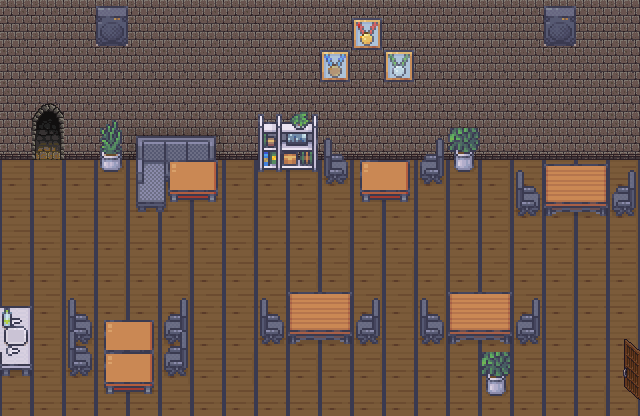

Below is a game level as drawn by its tile map, then a one-line description and the .tmx file that defines it, in full:
An orthogonal 20x13 tile map with 32x32 px tiles, 7 tile layers (floorLayer, wallLayer, obstuctionLayer, doorLayer, ...), 6 tilesets and 2 objects (end, start).

<map version="1.9" tiledversion="1.9.2" orientation="orthogonal" renderorder="right-down" width="20" height="13" tilewidth="32" tileheight="32" infinite="0" nextlayerid="14" nextobjectid="18">
 <editorsettings>
  <export target="firstFloorLeft.tmj" format="json" />
 </editorsettings>
 <tileset firstgid="1" name="Castle2" tilewidth="32" tileheight="32" tilecount="256" columns="16">
  <image source="Castle2.png" width="512" height="512" />
  <tile id="87">
   <properties>
    <property name="wall" type="bool" value="true" />
   </properties>
  </tile>
 </tileset>
 <tileset firstgid="257" name="defimon3" tilewidth="32" tileheight="32" tilecount="848" columns="16">
  <image source="defimon3.png" width="512" height="1696" />
 </tileset>
 <tileset firstgid="1105" name="Kitchen_32x32" tilewidth="32" tileheight="32" tilecount="784" columns="16">
  <image source="Kitchen_32x32.png" width="512" height="1568" />
 </tileset>
 <tileset firstgid="1889" name="Music_and_sport_32x32" tilewidth="32" tileheight="32" tilecount="768" columns="16">
  <image source="Music_and_sport_32x32.png" width="512" height="1536" />
 </tileset>
 <tileset firstgid="2657" name="doors" tilewidth="32" tileheight="32" tilecount="204" columns="12">
  <image source="doors.png" width="384" height="544" />
 </tileset>
 <tileset firstgid="2861" name="collectibles_32x32" tilewidth="32" tileheight="32" tilecount="16" columns="4">
  <image source="collectibles_32x32.png" width="128" height="128" />
 </tileset>
 <layer id="1" name="floorLayer" width="20" height="13">
  <data encoding="csv">
0,0,0,0,0,0,0,0,0,0,0,0,0,0,0,0,0,0,0,0,
0,0,0,0,0,0,0,0,0,0,0,0,0,0,0,0,0,0,0,0,
0,0,0,0,0,0,0,0,0,0,0,0,0,0,0,0,0,0,0,0,
0,102,0,0,0,0,0,0,0,0,0,0,0,0,0,0,0,0,0,0,
0,118,0,0,0,0,0,0,0,0,0,0,0,0,0,0,0,0,0,0,
1199,1200,1199,1200,1199,1200,1199,1200,1199,1200,1199,1200,1199,1200,1199,1200,1199,1200,1199,1200,
1199,1200,1199,1200,1199,1200,1199,1200,1199,1200,1199,1200,1199,1200,1199,1200,1199,1200,1199,1200,
1199,1200,1199,1200,1199,1200,1199,1200,1199,1199,1200,1200,1199,1200,1199,1200,1199,1200,1199,1200,
1199,1200,1199,1200,1199,1200,1199,1199,1199,1200,1200,1200,1200,1200,1199,1200,1199,1200,1199,1200,
1199,1200,1199,1200,1199,1200,1199,1199,1199,1199,1200,1200,1200,1200,1199,1200,1199,1200,1199,1200,
1199,1200,1199,1200,1199,1200,1199,1199,1199,1199,1199,1199,1199,1200,1199,1200,1199,1200,1199,1200,
1199,1200,1199,1200,1200,1200,1199,1200,1199,1200,1199,1200,1199,1200,1199,1200,1199,1199,1199,1199,
1199,1199,1199,1199,1199,1199,1199,1199,1199,1199,1199,1199,1199,1199,1199,1199,1199,1199,1200,1200
</data>
 </layer>
 <layer id="7" name="wallLayer" width="20" height="13">
  <data encoding="csv">
88,88,88,88,88,88,88,88,88,88,88,88,88,88,88,88,88,88,88,88,
88,88,88,88,88,88,88,88,88,88,88,88,88,88,88,88,88,88,88,88,
88,88,88,88,88,88,88,88,88,88,88,88,88,88,88,88,88,88,88,88,
88,0,88,88,88,88,88,88,88,88,88,88,88,88,88,88,88,88,88,88,
104,0,104,104,104,104,104,104,104,104,104,104,104,104,104,104,104,104,104,104,
0,0,0,0,0,0,0,0,0,0,0,0,0,0,0,0,0,0,0,0,
0,0,0,0,0,0,0,0,0,0,0,0,0,0,0,0,0,0,0,0,
0,0,0,0,0,0,0,0,0,0,0,0,0,0,0,0,0,0,0,0,
0,0,0,0,0,0,0,0,0,0,0,0,0,0,0,0,0,0,0,0,
0,0,0,0,0,0,0,0,0,0,0,0,0,0,0,0,0,0,0,0,
0,0,0,0,0,0,0,0,0,0,0,0,0,0,0,0,0,0,0,0,
0,0,0,0,0,0,0,0,0,0,0,0,0,0,0,0,0,0,0,0,
0,0,0,0,0,0,0,0,0,0,0,0,0,0,0,0,0,0,0,0
</data>
 </layer>
 <objectgroup id="4" name="summonLayer">
  <object id="9" name="end" x="621" y="385">
   <point />
  </object>
  <object id="14" name="start" x="64" y="176">
   <point />
  </object>
 </objectgroup>
 <layer id="8" name="obstuctionLayer" width="20" height="13">
  <data encoding="csv">
0,0,0,0,0,0,0,0,0,0,0,2244,0,0,0,0,0,0,0,0,
0,0,0,0,0,0,0,0,0,0,2245,2260,2246,0,0,0,0,0,0,0,
0,0,0,0,0,0,0,0,0,0,2261,0,2262,0,0,0,0,0,0,0,
0,0,0,0,0,0,0,0,0,0,0,0,0,0,0,0,0,0,0,0,
0,0,0,0,579,580,581,0,0,0,390,0,0,2147484038,0,0,0,0,0,0,
0,0,0,0,595,596,597,0,0,0,406,0,0,2147484054,0,0,0,0,0,0,
0,0,0,0,0,0,0,0,0,0,0,0,0,0,0,0,0,0,0,0,
0,0,0,0,0,0,0,0,0,0,0,0,0,0,0,0,0,0,0,0,
0,0,0,0,0,0,0,0,0,0,0,0,0,0,0,0,0,0,0,0,
330,0,390,0,0,2147484038,0,0,0,0,0,0,0,0,0,0,0,0,0,0,
346,0,406,0,0,2147484054,0,0,0,0,0,0,0,0,0,0,0,0,0,0,
374,0,0,0,0,0,0,0,0,0,0,0,0,0,0,0,0,0,0,0,
0,0,0,0,0,0,0,0,0,0,0,0,0,0,0,0,0,0,0,0
</data>
 </layer>
 <layer id="6" name="doorLayer" width="20" height="13">
  <data encoding="csv">
0,0,0,0,0,0,0,0,0,0,0,0,0,0,0,0,0,0,0,0,
0,0,0,0,0,0,0,0,0,0,0,0,0,0,0,0,0,0,0,0,
0,0,0,0,0,0,0,0,0,0,0,0,0,0,0,0,0,0,0,0,
0,0,0,0,0,0,0,0,0,0,0,0,0,0,0,0,0,0,0,0,
0,0,0,0,0,0,0,0,0,0,0,0,0,0,0,0,0,0,0,0,
0,0,0,0,0,0,0,0,0,0,0,0,0,0,0,0,0,0,0,0,
0,0,0,0,0,0,0,0,0,0,0,0,0,0,0,0,0,0,0,0,
0,0,0,0,0,0,0,0,0,0,0,0,0,0,0,0,0,0,0,0,
0,0,0,0,0,0,0,0,0,0,0,0,0,0,0,0,0,0,0,0,
0,0,0,0,0,0,0,0,0,0,0,0,0,0,0,0,0,0,0,0,
0,0,0,0,0,0,0,0,0,0,0,0,0,0,0,0,0,0,0,2147486342,
0,0,0,0,0,0,0,0,0,0,0,0,0,0,0,0,0,0,0,2147486354,
0,0,0,0,0,0,0,0,0,0,0,0,0,0,0,0,0,0,0,2147486366
</data>
 </layer>
 <layer id="10" name="obstructionLayer2" width="20" height="13">
  <data encoding="csv">
0,0,0,2513,0,0,0,0,0,0,0,0,0,0,0,0,0,2513,0,0,
0,0,0,2529,0,0,0,0,0,0,0,0,0,0,0,0,0,2529,0,0,
0,0,0,0,0,0,0,0,0,0,0,0,0,0,0,0,0,0,0,0,
0,0,0,455,0,0,0,0,2147484105,2147484104,0,0,0,0,0,0,0,0,0,0,
0,0,0,471,366,367,2147484014,0,2147484121,2147484120,0,0,0,0,391,0,0,0,0,0,
0,0,0,487,0,615,616,0,2147484137,2147484136,0,615,616,0,407,0,390,2147484240,592,2147484038,
0,0,0,0,0,0,0,0,0,0,0,0,0,0,0,0,0,0,0,0,
0,0,0,0,0,0,0,0,0,0,0,0,0,0,0,0,0,0,0,0,
0,0,0,0,0,0,0,0,0,0,0,0,0,0,0,0,0,0,0,0,
2147485453,0,390,0,0,0,0,0,390,2147484240,592,2147484038,0,390,2147484240,592,2147484038,0,0,0,
2147485469,0,390,615,616,2147484038,0,0,0,0,0,0,0,0,0,608,2147484054,0,0,0,
2147485485,0,406,615,616,2147484054,0,0,0,0,0,0,0,0,0,391,0,0,0,0,
0,0,0,631,632,0,0,0,0,0,0,0,0,0,0,407,0,0,0,0
</data>
 </layer>
 <layer id="12" name="freeLayer" width="20" height="13">
  <data encoding="csv">
0,0,0,0,0,0,0,0,0,0,0,0,0,0,0,0,0,0,0,0,
0,0,0,0,0,0,0,0,0,0,0,0,0,0,0,0,0,0,0,0,
0,0,0,0,0,0,0,0,0,0,0,0,0,0,0,0,0,0,0,0,
0,0,0,0,0,0,0,0,0,0,0,0,0,0,0,0,0,0,0,0,
0,0,0,0,0,0,0,0,0,0,0,0,0,0,0,0,0,0,0,0,
0,0,0,0,0,0,0,0,0,0,0,0,0,0,0,0,0,0,0,0,
0,0,0,0,611,612,613,0,0,0,0,0,0,0,0,0,0,0,0,0,
0,0,0,0,0,0,0,0,0,0,0,0,0,0,0,0,0,0,0,0,
0,0,0,0,0,0,0,0,0,0,0,0,0,0,0,0,0,0,0,0,
0,0,0,0,0,0,0,0,0,0,0,0,0,0,0,0,0,0,0,0,
0,0,0,0,0,0,0,0,0,0,0,0,0,0,0,0,0,0,0,0,
0,0,0,0,0,0,0,0,0,0,0,0,0,0,0,0,0,0,0,0,
0,0,0,0,0,0,0,0,0,0,0,0,0,0,0,0,0,0,0,0
</data>
 </layer>
 <layer id="11" name="freeLayer2" width="20" height="13">
  <data encoding="csv">
0,0,0,0,0,0,0,0,0,0,0,0,0,0,0,0,0,0,0,0,
0,0,0,0,0,0,0,0,0,0,0,0,0,0,0,0,0,0,0,0,
0,0,0,0,0,0,0,0,0,0,0,0,0,0,0,0,0,0,0,0,
0,0,0,0,0,0,0,0,0,0,0,0,0,0,0,0,0,0,0,0,
0,0,0,0,0,0,0,0,0,0,0,0,0,0,0,0,0,0,0,0,
0,0,0,0,0,0,0,0,0,0,0,0,0,0,0,0,0,0,0,0,
0,0,0,0,0,631,632,0,0,0,0,631,632,0,0,0,406,2147484256,608,2147484054,
0,0,0,0,0,0,0,0,0,0,0,0,0,0,0,0,0,0,0,0,
0,0,0,0,0,0,0,0,0,0,0,0,0,0,0,0,0,0,0,0,
0,0,0,0,0,0,0,0,0,0,0,0,0,0,0,0,0,0,0,0,
0,0,0,0,0,0,0,0,406,2147484256,608,2147484054,0,406,2147484256,0,0,0,0,0,
0,0,0,0,0,0,0,0,0,0,0,0,0,0,0,0,0,0,0,0,
0,0,0,0,0,0,0,0,0,0,0,0,0,0,0,0,0,0,0,0
</data>
 </layer>
</map>
